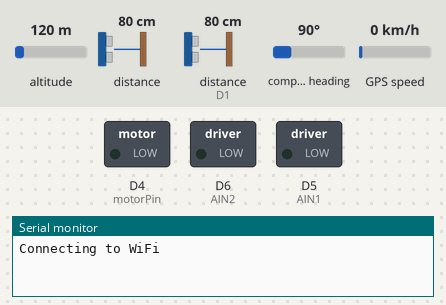
Simulated run of this sketch. Board: ESP8266 (NodeMCU). Shown: switched loads named in the sketch (green lamp = pin HIGH), the last lines printed to the serial monitor. Inputs (shaded band) come from the test bench; at power-on: altitude 120 m, distance to the obstacle 80 cm, distance to the obstacle (sensor on D1) 80 cm, compass heading 90°, GPS speed 0 km/h. The echo pulse lasts 58.3 µs per cm; WiFi joins after 1.5 s; servers stay silent unless stated; uploads are accepted with an empty reply; the GPS gets a fix after 3 s at 37.7749, -122.4194 with 8 satellites; the modem accepts every AT command (registered, SIM ready, sends succeed) and sends nothing else.

Above: at 0.1 s.
At 17.0 s:
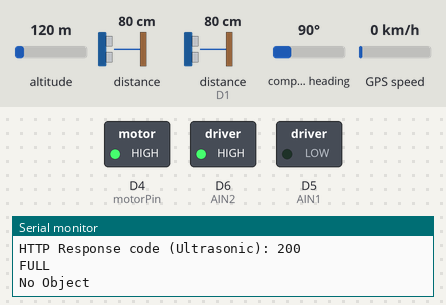
Timing chart, 0 to 18.5 s (numbered marks = the images above):
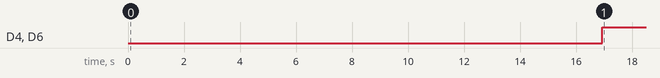

The sketch:

Arduino_Smartbin.ino
```cpp
#include <ESP8266WiFi.h>
#include <NewPing.h>
#include <TinyGPS++.h>
#include <SoftwareSerial.h>
#include <ESP8266HTTPClient.h>

// Define ultrasonic sensor pins
#define TRIGGER1 D0
#define ECHO1 D1
#define TRIGGER2 D2
#define ECHO2 D3

// Define motor control pins
#define motorPin D4
#define AIN1 D5
#define AIN2 D6

const char* ssid = "vivo T1 5G";
const char* password = "fadjar0011";

// Define motor speed
int speed = 255;

// Create NewPing objects for each sensor
NewPing sonar1(TRIGGER1, ECHO1);
NewPing sonar2(TRIGGER2, ECHO2);

// GPS variables
static const int RXPin = 9;
static const int TXPin = 10;
static const uint32_t GPSBaud = 9600;

// The TinyGPS++ object
TinyGPSPlus gps;

// The serial connection to the GPS device
SoftwareSerial ss(RXPin, TXPin);

// SoftwareSerial for SIM800L
SoftwareSerial sim800l(D7, D8);

void sendGPSData(float latitude, float longitude) {
  HTTPClient http;

  String url = "http://10.14.210.89:8080/get-rute";
  String jsonPayload = "{\"latitude\":" + String(latitude, 6) + ",\"longitude\":" + String(longitude, 6) + "}";

  http.begin(url.c_str());
  http.addHeader("Content-Type", "application/json");
  int httpResponseCode = http.POST(jsonPayload);

  if (httpResponseCode > 0) {
    Serial.print("HTTP Response code (GPS): ");
    Serial.println(httpResponseCode);
    String response = http.getString();
    Serial.println(response);
  } else {
    Serial.print("HTTP Request failed with error code (GPS): ");
    Serial.println(httpResponseCode);
  }

  http.end();
}

void sendUltrasonicData(int sensorNumber, int distance) {
  HTTPClient http;

  String url = "http://10.14.210.89:8080/get-centimeter-data";
  String jsonPayload = "{\"sensorNumber\":" + String(sensorNumber) + ",\"distance\":" + String(distance) + "}";

  http.begin(url.c_str());
  http.addHeader("Content-Type", "application/json");
  int httpResponseCode = http.POST(jsonPayload);

  if (httpResponseCode > 0) {
    Serial.print("HTTP Response code (Ultrasonic): ");
    Serial.println(httpResponseCode);
    String response = http.getString();
    Serial.println(response);
  } else {
    Serial.print("HTTP Request failed with error code (Ultrasonic): ");
    Serial.println(httpResponseCode);
  }

  http.end();
}

void setup() {
  Serial.begin(115200);

  pinMode(AIN1, OUTPUT);
  pinMode(AIN2, OUTPUT);
  pinMode(motorPin, OUTPUT);

  WiFi.begin(ssid, password);

  Serial.print("Connecting to WiFi");
  unsigned long startTime = millis();

  while (WiFi.status() != WL_CONNECTED) {
    delay(1000);
    Serial.print(".");
    if (millis() - startTime > 15000) {
      Serial.println("\nConnection to WiFi timed out");
      break;
    }
  }

  if (WiFi.status() == WL_CONNECTED) {
    Serial.println("\nConnected to WiFi!");
  } else {
    Serial.println("\nFailed to connect to WiFi. Check your credentials and network.");
  }

  ss.begin(GPSBaud);

  sim800l.begin(9600);
  delay(2000);
  sim800l.println("AT");
  delay(2000);
  ShowSerialData();
  sim800l.println("AT+CGATT=1");
  delay(2000);
  ShowSerialData();
  sim800l.println("AT+CIFSR");
  delay(2000);
  ShowSerialData();
  sim800l.println("AT+CIPSTART=\"TCP\",\"example.com\",80");
  delay(2000);
  ShowSerialData();
  sim800l.println("AT+CIPSEND");
  delay(2000);
  ShowSerialData();
  sim800l.println("GET /index.html HTTP/1.0");
  sim800l.println();
  sim800l.println((char)26);
  delay(2000);
  ShowSerialData();
}

void loop() {
  delay(500); // Delay between measurements
  unsigned int distance1 = sonar1.ping_cm();
  unsigned int distance2 = sonar2.ping_cm();

  Serial.print("Sensor Trash: ");
  Serial.print(distance1);
  Serial.print(" cm\t");

  Serial.print("Open-Close Sensor: ");
  Serial.print(distance2);
  Serial.println(" cm\t");

  // Send ultrasonic sensor data to the server
  sendUltrasonicData(1, distance1);
  sendUltrasonicData(2, distance2);

  if (distance1 >= 15) {
    Serial.println("FULL");
  } else if (distance1 > 15 && distance1 < 55) {
    Serial.println("MEDIUM");
  } else {
    Serial.println("EMPTY");
  }

  if (distance2 >= 5 && distance2 <= 10) {
    Serial.println("Object Detected, Opening Trash Bin");
    digitalWrite(AIN1, HIGH);
    digitalWrite(AIN2, HIGH);
    delay(5000);
    digitalWrite(AIN1, LOW);
    digitalWrite(AIN2, LOW);
    delay(5000);
  } else {
    Serial.println("No Object");
    if (distance2 < 5) {
      digitalWrite(AIN1, HIGH);
      digitalWrite(AIN2, LOW);
    } else if (distance2 > 10) {
      digitalWrite(AIN1, LOW);
      digitalWrite(AIN2, HIGH);
    } else {
      digitalWrite(AIN1, LOW);
      digitalWrite(AIN2, LOW);
    }

    analogWrite(motorPin, speed);
    delay(10000);
  }

  // GPS loop
  while (ss.available() > 0) {
    gps.encode(ss.read());
    if (gps.location.isUpdated()) {
      Serial.print("Latitude= ");
      Serial.print(gps.location.lat(), 6);
      Serial.print(" Longitude= ");
      Serial.println(gps.location.lng(), 6);

      // Send GPS data to the server
      sendGPSData(gps.location.lat(), gps.location.lng());
    }
  }

  // SIM800L loop
  // You can add SIM800L functionality here if needed
}

void ShowSerialData() {
  while(sim800l.available()) {
    Serial.write(sim800l.read());
  }
}
```

Measured:
- by itself, D4 (motorPin), D6 (AIN2): LOW → HIGH at 16.9 s
